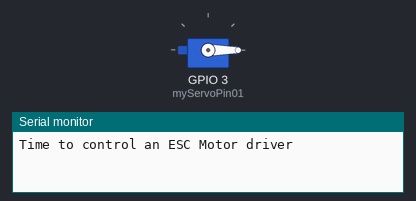
This sketch was run on a simulated Seeed XIAO ESP32-C3. On the bench: servo, the last lines printed to the serial monitor.

Above: at 5.05 s.
At 7.0 s:
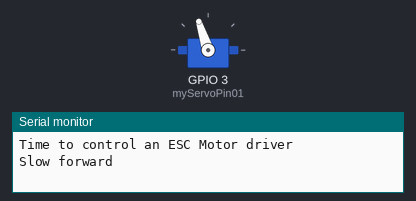
At 9.0 s:
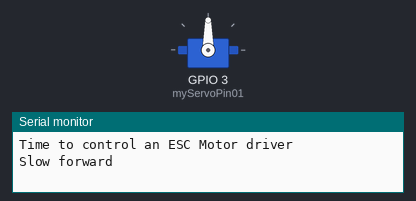
At 15.0 s:
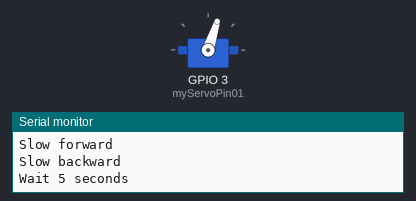
Timing chart, 0 to 18.0 s (numbered marks = the images above):
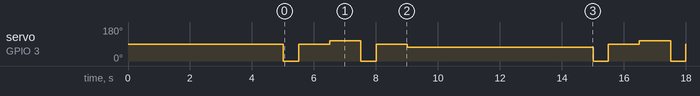

Measured:
- by itself, servo on GPIO 3 (myServoPin01): repeats every 10.0 s: 90° 1.0 s, 108° 1.0 s, 0° 0.50 s, 90° 1.0 s, 72° 6.0 s, 0° 0.50 s

The sketch:

esc06.ino
```cpp
/*
 * this doesn't seem to be working
#if  defined(XIAO_ESP32S3) ||  defined(XIAO_ESP32C3)  //if esp32s3 or esp32C3
  #include <ESP32Servo.h>
#else // all other Arduino boards
//  #include <Servo.h>
#endif
*/


#include <ESP32Servo.h> // esp32
//#include <Servo.h>   // most arduinos

Servo myServoPin01;

void setup() {
  Serial.begin(115200);
  myServoPin01.attach(A1, 1000, 2000);
  delay(5000);
  Serial.println("Time to control an ESC Motor driver");
}

void loop() {

  myServoPin01.writeMicroseconds(0);    // not realy needed
  delay(500);
  myServoPin01.writeMicroseconds(1500);  // middle not really needed
  delay(1000);


  myServoPin01.writeMicroseconds(1600);  // slow forward
  Serial.println("Slow forward");
  delay(1000);

  myServoPin01.writeMicroseconds(0);
  delay(500);
  myServoPin01.writeMicroseconds(1500);  // middle
  delay(1000);
  myServoPin01.writeMicroseconds(1400);  // slow reverse

  Serial.println("Slow backward");
  delay(1000);


  Serial.println("Wait 5 seconds");
  delay(5000);

}
```
